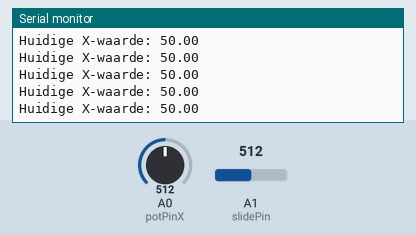
Recording of a sketch running on a simulated Arduino Uno, built with avr-gcc and run on an emulated ATmega328P. Parts: the last lines printed to the serial monitor. The inputs (shaded band) are chosen by the test bench; at power-on: A1 (slidePin) = 512, A0 (potPinX) = 512.

Above: at 1.2 s.
1.3 s: A1 (slidePin) set to 737
2.8 s: A1 (slidePin) set to 766
At 2.83 s:
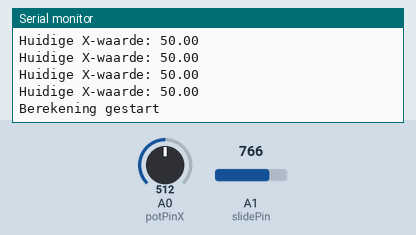
At 3.8 s:
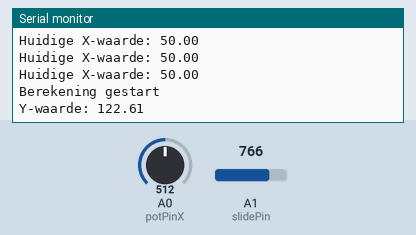

The sketch:

Opdracht3code.ino
```cpp
#include <Arduino.h>
#include <math.h>

const int potPinX = A0;   // Pin waar de draaiknop voor x op is aangesloten
const int slidePin = A1;  // Pin waar de schuifknop op is aangesloten

bool calculationActive = false;

void setup() {
  Serial.begin(9600);
}

void loop() {
  int slideValue = analogRead(slidePin);

  if (!calculationActive) {
    // Controleer de schuifwaarde om te beslissen of we naar het hoofdmenu moeten gaan
    if (slideValue >= 0 && slideValue < 250) {
      Serial.println("Terug naar hoofdmenu");
      // Reset de actieve berekening
      calculationActive = false;
      // Wacht een korte periode om te voorkomen dat het hoofdmenu te snel wordt verlaten
      delay(500);
    } else if (slideValue > 750 && slideValue <= 1000) {
      // Berekening starten wanneer de schuif naar rechts is geschoven
      Serial.println("Berekening gestart");
      calculationActive = true;
    } else {
      // De berekening is niet actief, lees de draaiknop voor de huidige x-waarde
      float x = map(analogRead(potPinX), 0, 1023, 0, 100);
      // Print de huidige x-waarde op het scherm
      Serial.print("Huidige X-waarde: ");
      Serial.println(x);
    }
  } else {
    // De berekening is actief, wacht op de resultaten
    float x = map(analogRead(potPinX), 0, 1023, 0, 100);

    // Begrens x tot het bereik van 0 tot 100
    x = constrain(x, 0, 100);

    // Bereken de nieuwe y-waarde
    float y = (1540000 + 7000*x + sqrt(pow(154000, 2) + 971960000000*x + pow(7000, 2)*pow(x, 2) - 9768600000*pow(x, 2) + 216000*pow(22000, 2))) / 108000;

    // Print de y-waarde
    Serial.print("Y-waarde: ");
    Serial.println(y);

    // Controleer of x de waarde heeft bereikt waarop y het laagst is
    if (x == 58.05) {
      Serial.println("Y is het laagst bij x = 58.05");
    }

    // Wacht een korte periode voordat de lus opnieuw wordt uitgevoerd
    delay(1000);

    // Reset de actieve berekening na het afdrukken van de resultaten
    calculationActive = false;
  }

  // Wacht een korte periode voordat de lus opnieuw wordt uitgevoerd
  delay(100);
}
```

Measured:
- the behaviour switches between 750 and 751 on A1 (slidePin) (found by bisection; images 0 and 1)
- after the input at 2.8 s, the serial monitor: prints a new line at once (image 1)
